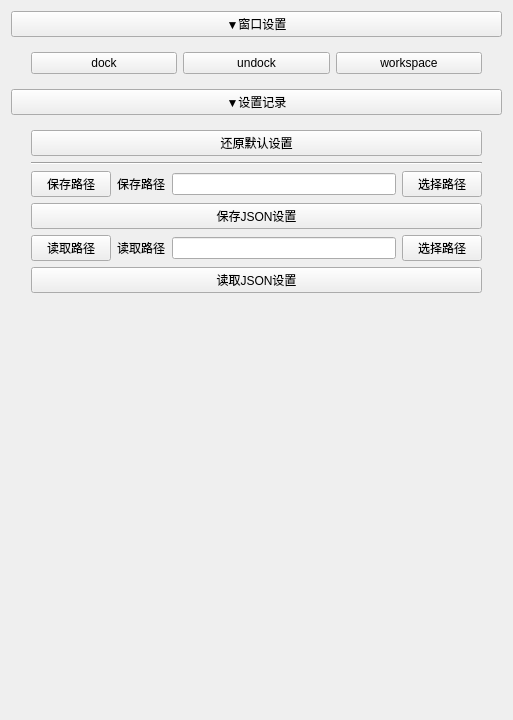
         <widget class="QWidget" name="scrollAreaWidgetContents_5">
          <property name="geometry">
           <rect>
            <x>0</x>
            <y>0</y>
            <width>513</width>
            <height>720</height>
           </rect>
          </property>
          <layout class="QVBoxLayout" name="verticalLayout_10">
           <item>
            <widget class="QPushButton" name="Window_Setting_Toggle">
             <property name="text">
              <string>▼窗口设置</string>
             </property>
            </widget>
           </item>
           <item>
            <widget class="QWidget" name="Window_Setting_Layout" native="true">
             <layout class="QHBoxLayout" name="horizontalLayout_3">
              <property name="leftMargin">
               <number>20</number>
              </property>
              <property name="rightMargin">
               <number>20</number>
              </property>
              <item>
               <widget class="QPushButton" name="Maya_Dock_Btn">
                <property name="text">
                 <string>dock</string>
                </property>
               </widget>
              </item>
              <item>
               <widget class="QPushButton" name="Maya_Undock_Btn">
                <property name="text">
                 <string>undock</string>
                </property>
               </widget>
              </item>
              <item>
               <widget class="QPushButton" name="Workspace_Btn">
                <property name="text">
                 <string>workspace</string>
                </property>
               </widget>
              </item>
             </layout>
            </widget>
           </item>
           <item>
            <widget class="QPushButton" name="Attribute_Setting_Toggle">
             <property name="font">
              <font>
               <weight>50</weight>
               <bold>false</bold>
              </font>
             </property>
             <property name="text">
              <string>▼设置记录</string>
             </property>
            </widget>
           </item>
           <item>
            <widget class="QWidget" name="Attribute_Setting_Layout" native="true">
             <layout class="QVBoxLayout" name="verticalLayout_11">
              <property name="leftMargin">
               <number>20</number>
              </property>
              <property name="topMargin">
               <number>9</number>
              </property>
              <property name="rightMargin">
               <number>20</number>
              </property>
              <property name="bottomMargin">
               <number>9</number>
              </property>
              <item>
               <widget class="QPushButton" name="Default_Setting_Btn">
                <property name="text">
                 <string>还原默认设置</string>
                </property>
               </widget>
              </item>
              <item>
               <widget class="Line" name="line">
                <property name="orientation">
                 <enum>Qt::Horizontal</enum>
                </property>
               </widget>
              </item>
              <item>
               <layout class="QHBoxLayout" name="horizontalLayout_30">
                <item>
                 <widget class="QPushButton" name="Win_SaveJSON_DIR">
                  <property name="text">
                   <string>保存路径</string>
                  </property>
                 </widget>
                </item>
                <item>
                 <widget class="QLabel" name="Save_Path_Label">
                  <property name="text">
                   <string>保存路径</string>
                  </property>
                 </widget>
                </item>
                <item>
                 <widget class="QLineEdit" name="Win_SaveJSON_LE"/>
                </item>
                <item>
                 <widget class="QPushButton" name="Win_SaveJSON_Browse">
                  <property name="text">
                   <string>选择路径</string>
                  </property>
                 </widget>
                </item>
               </layout>
              </item>
              <item>
               <widget class="QPushButton" name="Win_SaveJSON">
                <property name="text">
                 <string>保存JSON设置</string>
                </property>
               </widget>
              </item>
              <item>
               <layout class="QHBoxLayout" name="horizontalLayout_31">
                <item>
                 <widget class="QPushButton" name="Win_LoadJSON_DIR">
                  <property name="text">
                   <string>读取路径</string>
                  </property>
                 </widget>
                </item>
                <item>
                 <widget class="QLabel" name="Win_LoadJSON_Lablel">
                  <property name="text">
                   <string>读取路径</string>
                  </property>
                 </widget>
                </item>
                <item>
                 <widget class="QLineEdit" name="Win_LoadJSON_LE"/>
                </item>
                <item>
                 <widget class="QPushButton" name="Win_LoadJSON_Browse">
                  <property name="text">
                   <string>选择路径</string>
                  </property>
                 </widget>
                </item>
               </layout>
              </item>
              <item>
               <widget class="QPushButton" name="Win_LoadJSON">
                <property name="text">
                 <string>读取JSON设置</string>
                </property>
               </widget>
              </item>
             </layout>
            </widget>
           </item>
           <item>
            <spacer name="verticalSpacer">
             <property name="orientation">
              <enum>Qt::Vertical</enum>
             </property>
             <property name="sizeHint" stdset="0">
              <size>
               <width>392</width>
               <height>155</height>
              </size>
             </property>
            </spacer>
           </item>
          </layout>
         </widget>
